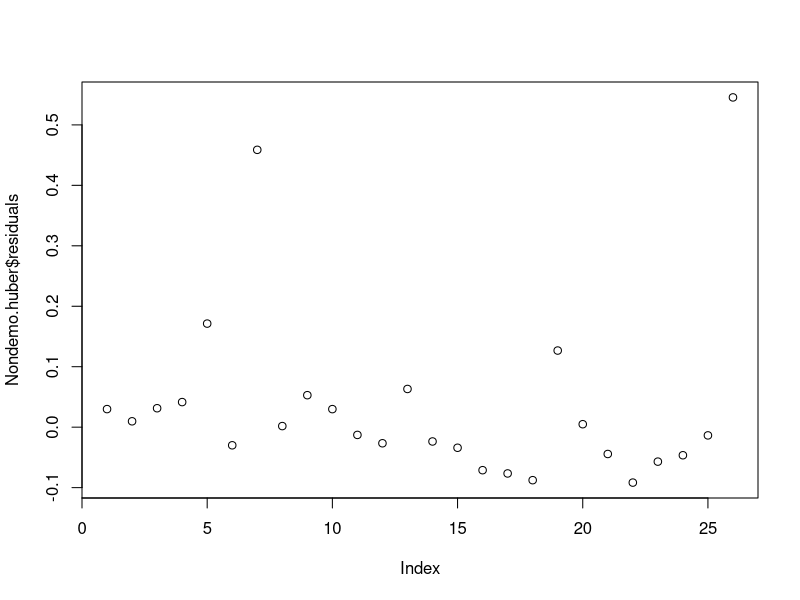
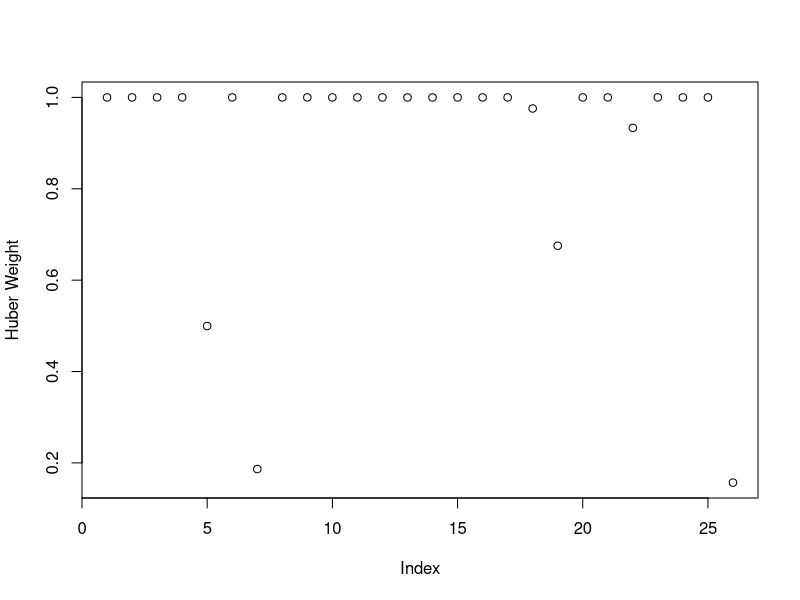
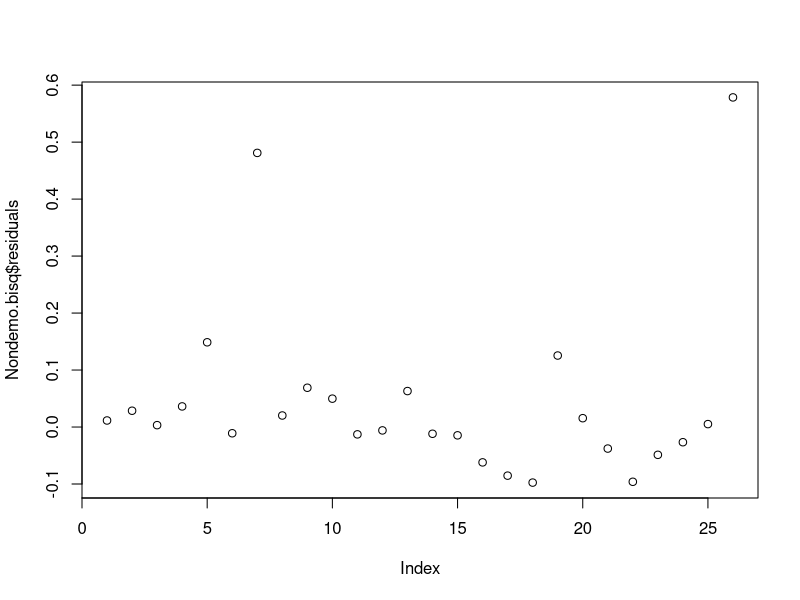
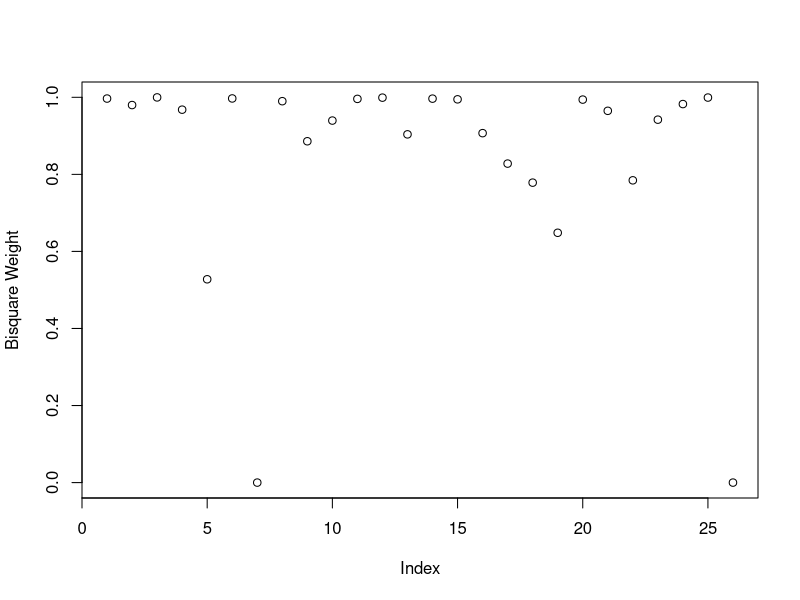
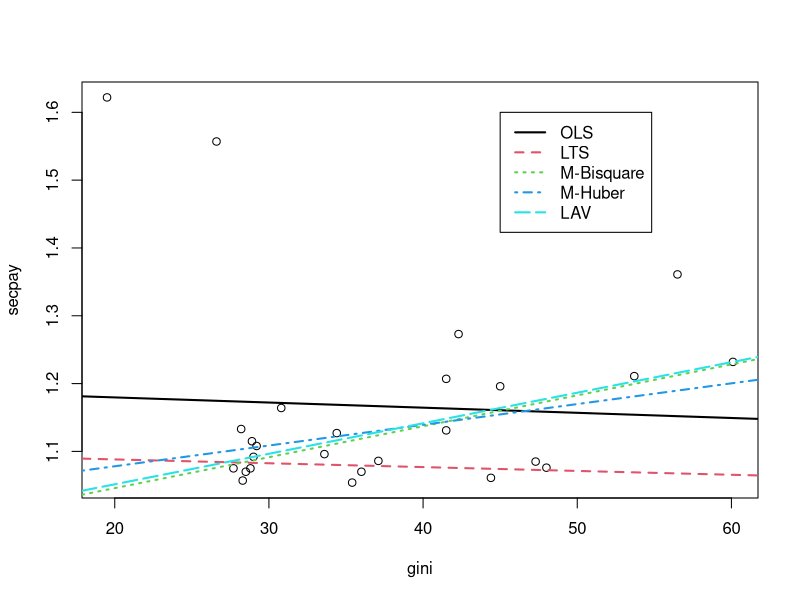

The R source for these figures, in order:
library(car)
library(MASS)

# Read in the data set
Nondemo <- read.table("Lecture22_data_robust_regression.txt", header=T)
summary(Nondemo)
rownames(Nondemo) = as.character(Nondemo[[1]])
attach(Nondemo)
Nondemo.ls <- lm(secpay ~ gini)

# Least Absolute Value Regression
library(quantreg)
Nondemo.lav <- rq(secpay ~ gini,.5)
summary(Nondemo.lav)

# M-Estimation with Huber weight
Nondemo.huber <- rlm(secpay ~ gini)
summary(Nondemo.huber)
# Residual plot, showing Czech and Slovakia having large residuals
plot(Nondemo.huber$residuals)
identify(1:26, Nondemo.huber$residuals, rownames(Nondemo))
# Weight plot, showing Czech and Slovakia given the least weight
plot(Nondemo.huber$w, ylab="Huber Weight")
identify(1:26, Nondemo.huber$w, rownames(Nondemo))

# M-Estimation with bisquare weight
Nondemo.bisq <- rlm(secpay ~ gini, data=Nondemo, method='MM')
summary(Nondemo.bisq)
# Residual plot, showing Czech and Slovakia having large residuals
plot(Nondemo.bisq$residuals)
identify(1:26, Nondemo.bisq$residuals, rownames(Nondemo))
# Weight plot, showing Czech and Slovakia given the least weight
plot(Nondemo.bisq$w, ylab="Bisquare Weight")
identify(1:26, Nondemo.bisq$w, rownames(Nondemo))

# Bounded Influence Methods
# Least Trimmed Squares Regression
Nondemo.lts<-ltsreg(secpay~gini, data=Nondemo)
Nondemo.lts

# Least Median Squares Regression
Nondemo.lms<-lmsreg(secpay~gini, data=Nondemo)
Nondemo.lms

# A plot comparing the fit of the different models fit above
plot(gini, secpay)
identify(gini, secpay, row.names(Nondemo))
abline(Nondemo.ls, lwd=2, col=1, lty=1)
abline(Nondemo.lts, lwd=2, col=2, lty=2)
abline(Nondemo.bisq, lwd=2, col=3, lty=3)
abline(Nondemo.huber, lwd=2, col=4, lty=4)
abline(Nondemo.lav, lwd=2, col=5, lty=5)
legend(45, 1.6, lty=1:5, lwd=2, col=1:5,
      legend=c('OLS', 'LTS', 'M-Bisquare', 'M-Huber', 'LAV' ))
